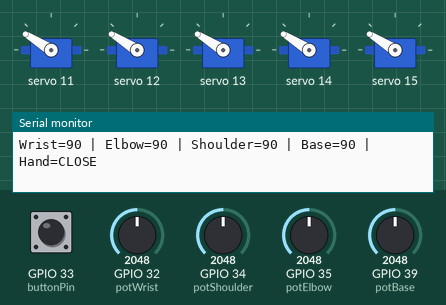
Simulated run of this program. Board: ESP32. On the bench: 5 × servo, the last lines printed to the serial monitor. Inputs (shaded band) come from the test bench; at power-on: GPIO 32 (potWrist) = 2048, GPIO 34 (potShoulder) = 2048, GPIO 35 (potElbow) = 2048, GPIO 33 (buttonPin) HIGH, GPIO 39 (potBase) = 2048.

Above: at 1.2 s.
1.3 s: GPIO 32 (potWrist) set to 2866
At 2.7 s:
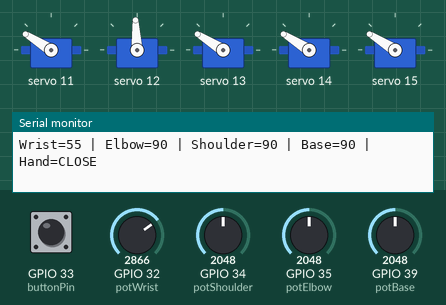
3.1 s: GPIO 34 (potShoulder) set to 1228
At 4.7 s:
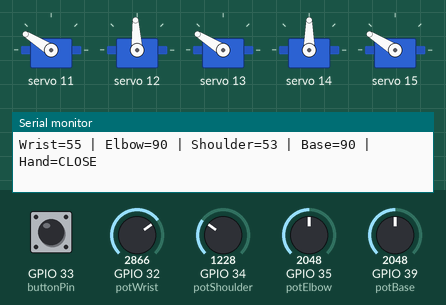
5.3 s: GPIO 35 (potElbow) set to 685
At 6.1 s:
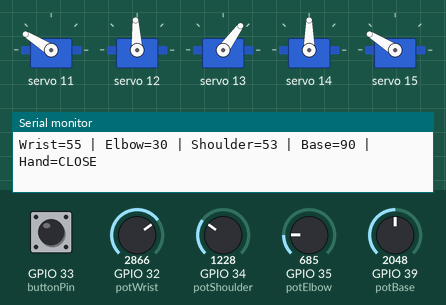
7.2 s: GPIO 33 (buttonPin) pulled LOW for 0.15 s
At 7.27 s:
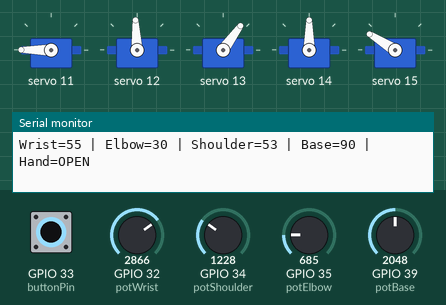
8.8 s: GPIO 39 (potBase) set to 2866
At 9.5 s:
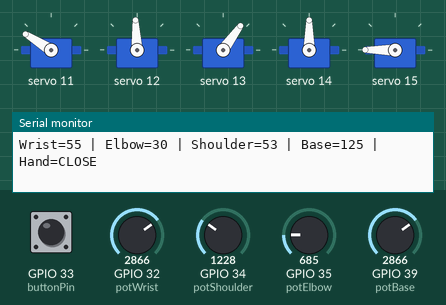
10.3 s: GPIO 34 (potShoulder) set to 685
At 11.8 s:
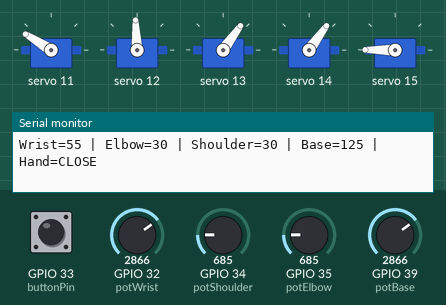
Timing chart, 0 to 13.1 s (numbered marks = the images above; inputs shaded):
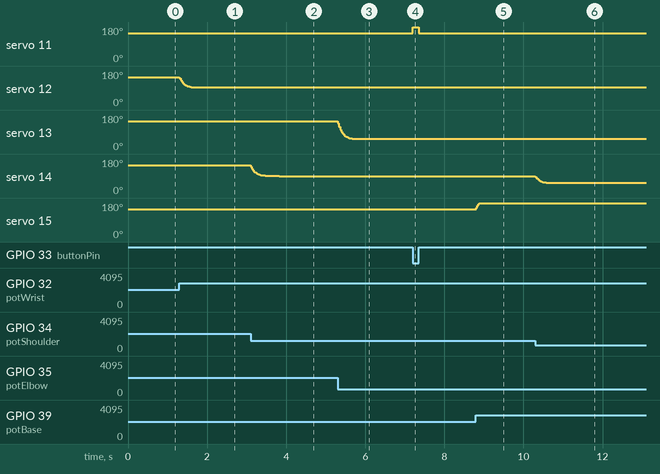

Measured:
- after the input at 1.3 s, servo 12: moves from 148° to 93° over 0.38 s, starting at once
- after the input at 3.1 s, servo 14: moves from 148° to 90° over 0.72 s, starting at once
- after the input at 5.3 s, servo 13: moves from 148° to 54° over 0.45 s, starting at once
- after the input at 7.2 s, servo 11: 148° → 180° at once, → 148° 0.15 s later
- after the input at 8.8 s, servo 15: 148° → 180° at once
- after the input at 10.3 s, servo 14: moves from 90° to 54° over 0.34 s, starting at once

The program:

main.cpp
```cpp
#include <Arduino.h>
#include <Wire.h>
#include <Adafruit_PWMServoDriver.h>

// ================= PCA9685 =================
#define SERVO_FREQ 50

#define SERVOMIN 125
#define SERVOMAX 725

Adafruit_PWMServoDriver pwm = Adafruit_PWMServoDriver(0x40);

// ================= ESP32 I2C =================
#define SDA_PIN 21
#define SCL_PIN 22

// ================= POTENTIOMETER =================
int potWrist    = 32;
int potElbow    = 35;
int potShoulder = 34;
int potBase     = 39;

// ================= SERVO CHANNEL =================
int hand     = 11;
int wrist    = 12;
int elbow    = 13;
int shoulder = 14;
int base     = 15;

// ================= BUTTON =================
int buttonPin = 33;

// ================= FILTER =================
// 0.0 = smooth มาก
// 1.0 = ตอบสนองไว
// Kalman filter tuning:
// Increase processNoise for faster response.
// Increase errorMeasure for smoother output.

// ================= STRUCT =================
struct JointState
{
  int potVal;
  int angle;
  int pulse;
};

struct KalmanFilter
{
  float estimate;
  float errorEstimate;
  float errorMeasure;
  float processNoise;
};

KalmanFilter wristFilter    = {0, 1, 25, 0.4};
KalmanFilter elbowFilter    = {0, 1, 25, 0.4};
KalmanFilter shoulderFilter = {0, 1, 25, 0.4};
KalmanFilter baseFilter     = {0, 1, 25, 0.4};

const unsigned long SERIAL_PRINT_INTERVAL_MS = 250;
unsigned long lastSerialPrint = 0;

// ======================================================
// Convert Angle -> PCA9685 Pulse
// ======================================================
int angleToPulse(int angle)
{
  return map(angle, 0, 180, SERVOMIN, SERVOMAX);
}

// ======================================================
// KALMAN FILTER
// ======================================================
float filterAnalog(float raw, KalmanFilter &filter)
{
  filter.errorEstimate += filter.processNoise;

  float kalmanGain = filter.errorEstimate / (filter.errorEstimate + filter.errorMeasure);
  filter.estimate = filter.estimate + kalmanGain * (raw - filter.estimate);
  filter.errorEstimate = (1.0 - kalmanGain) * filter.errorEstimate;

  return filter.estimate;
}

// ======================================================
// Move Servo from Potentiometer
// ======================================================
JointState moveMotor(int controlIn, int motorOut, KalmanFilter &filter, bool reversed = false)
{
  int raw = analogRead(controlIn);

  // FILTER
  int potVal = (int)filterAnalog(raw, filter);

  // map ADC -> angle
  int angle = map(potVal, 0, 4095, 0, 180);

  if(reversed)
  {
    angle = 180 - angle;
  }

  angle = constrain(angle, 0, 180);

  int pulse = angleToPulse(angle);

  pwm.setPWM(motorOut, 0, pulse);

  return {potVal, angle, pulse};
}

// ======================================================
// SETUP
// ======================================================
void setup()
{
  Serial.begin(115200);

  Wire.begin(SDA_PIN, SCL_PIN);

  pwm.begin();
  pwm.setPWMFreq(SERVO_FREQ);

  pinMode(buttonPin, INPUT_PULLUP);

  pinMode(potWrist, INPUT);
  pinMode(potElbow, INPUT);
  pinMode(potShoulder, INPUT);
  pinMode(potBase, INPUT);

  // initialize filter
  wristFilter.estimate    = analogRead(potWrist);
  elbowFilter.estimate    = analogRead(potElbow);
  shoulderFilter.estimate = analogRead(potShoulder);
  baseFilter.estimate     = analogRead(potBase);

  pwm.setPWM(hand, 0, angleToPulse(90));

  Serial.println("ESP32 Robot Arm Ready");
}

// ======================================================
// LOOP
// ======================================================
void loop()
{
  JointState wristState =
      moveMotor(potWrist, wrist, wristFilter, true);

  JointState elbowState =
      moveMotor(potElbow, elbow, elbowFilter);

  JointState shoulderState =
      moveMotor(potShoulder, shoulder, shoulderFilter);

  JointState baseState =
      moveMotor(potBase, base, baseFilter);

  // ================= HAND CONTROL =================
  int pushButton = digitalRead(buttonPin);

  if(pushButton == LOW)
  {
    pwm.setPWM(hand, 0, angleToPulse(135));
  }
  else
  {
    pwm.setPWM(hand, 0, angleToPulse(90));
  }

  // ================= SERIAL =================
  if(millis() - lastSerialPrint >= SERIAL_PRINT_INTERVAL_MS)
  {
    lastSerialPrint = millis();

    Serial.print("Wrist=");
    Serial.print(wristState.angle);

    Serial.print(" | Elbow=");
    Serial.print(elbowState.angle);

    Serial.print(" | Shoulder=");
    Serial.print(shoulderState.angle);

    Serial.print(" | Base=");
    Serial.print(baseState.angle);

    Serial.print(" | Hand=");
    Serial.println(pushButton == LOW ? "OPEN" : "CLOSE");
  }

  delay(10);
}
```
